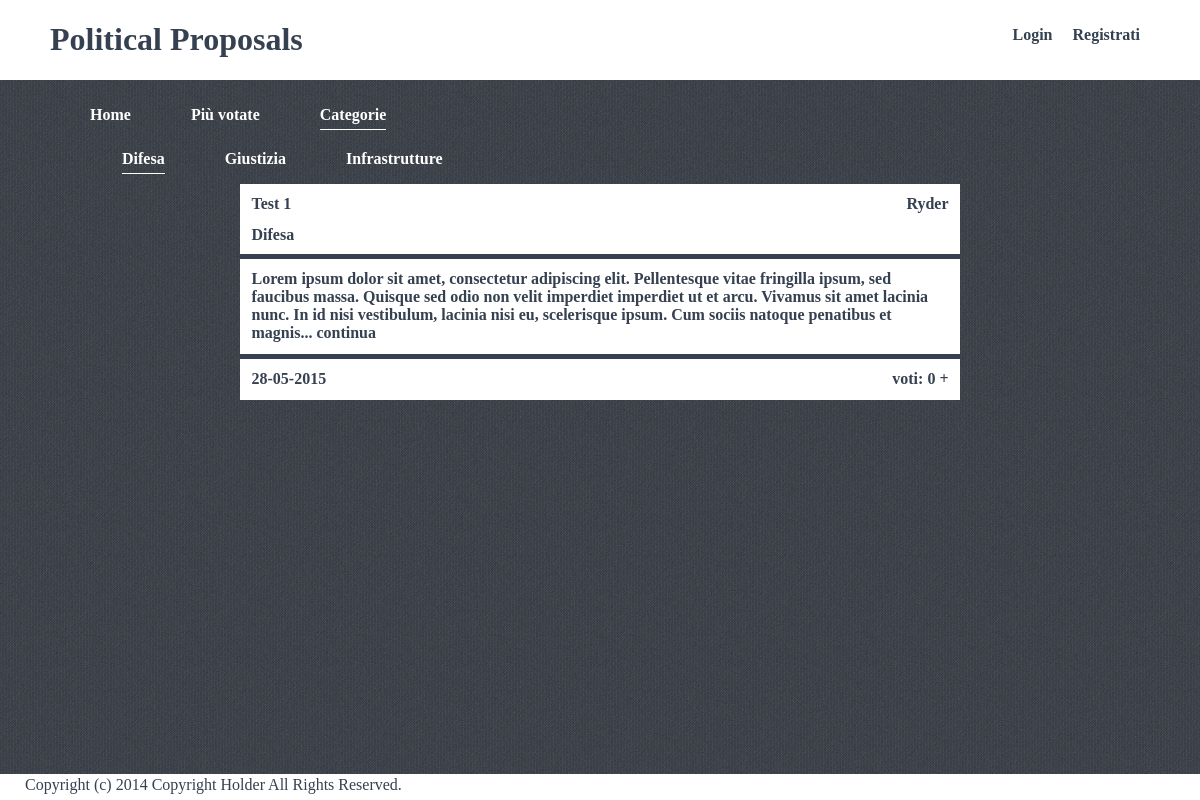
The page /categorie.php on the database its author committed.
### tables this page shows
CREATE TABLE IF NOT EXISTS `proposta` (
  `ID` int(11) NOT NULL,
  `Autore` varchar(15) NOT NULL DEFAULT '',
  `Titolo` varchar(255) NOT NULL,
  `Esposizione` text NOT NULL,
  `Categoria` varchar(15) NOT NULL,
  `AdminResponsabile` varchar(255) NOT NULL,
  `DataEffProposta` datetime NOT NULL,
  `Voti` int(11) NOT NULL DEFAULT '0'
);

### php/Stringhelper.php (called while the page is built, shortened)
<?php class StringHelper{
  function deleteText($text,$pos){
    $pos = strpos($text,' ', $pos);
    $string = substr_replace($text,'... continua',$pos);
    return $string;
  }
} ?>

### php/Connection.php (called while the page is built, shortened)
<?php
class Controller{
  public function controllVote($ID,$USER){
    $query_controll = "SELECT * FROM Propostavotata WHERE IDProposta='$ID' AND NomeUtente='$USER'";
    $response=mysql_query($query_controll);
    $rows = mysql_num_rows($response);
    if( $rows == 0) {
      return true;
    }
    return false;
  }
}
?>

### categorie.php (the view, shortened to what this page needs)
<!DOCTYPE html>
<html>
<head>
  <link href="css/stylesheet.css" rel="stylesheet" type="text/css">
  <link href="css/defaultstyle.css" rel="stylesheet" type="text/css">
  <?php
  include 'php/Connection.php';
  include 'php/Stringhelper.php';
  $string_helper = new StringHelper();
  $controller = new controller();
  ?>
</head>
<body>
  <div class="container">
    <div class="topbar">
      <div class="titleDiv">
        <h1> <a href="index.php"> Political Proposals </a> </h1>
      </div>
      <ul class="navigatorbar">
        <?php
        if(!$_SESSION["logged"]) {
          echo '<li><a href="registrati.php">Registrati</a></li>
          <li><a href="login.php">Login</a></li>';
        }
        ?>
      </ul>
    </div>
    <div class="proposal-container">
      <ul>
        <li class="list-navigation-elements"> <a class="n-element" href="index.php"> Home </a></li>
        <li class="list-navigation-elements"> <a class="n-element" href="tops.php"> Più votate </a></li>
        <li class="list-navigation-elements"> <a class="select-element" href="categorie.php">Categorie </a></li>
      </ul>
    <div class="categories-navigator">
      <ul>
        <?php
          $querycategorie = "SELECT DISTINCT Categoria FROM Proposta ORDER BY Categoria";
          $responsecategorie = mysql_query($querycategorie) or die(mysql_error());
          $crow = mysql_fetch_assoc($responsecategorie);
          $maincategory = $crow["Categoria"];
          echo '<li class="list-navigation-elements"><a class="select-element" href="Categoriascelta.php?categoria='.$maincategory.'">'.$maincategory.'</a></li>';
          while($crow = mysql_fetch_assoc($responsecategorie))
            echo '<li class="list-navigation-elements"><a class="n-element" href="Categoriascelta.php?categoria='.$crow["Categoria"].'">'.$crow["Categoria"].'</a></li>';
         ?>
      </ul>
    </div>
      <div class="list-home">
        <?php
          $queryasd = "SELECT * FROM Proposta WHERE Categoria = '$maincategory' ORDER BY DataEffProposta DESC";
          $response = mysql_query($queryasd);
          while($row = mysql_fetch_assoc($response)){
            echo '<div class="list-item">
                    <div class="title-item">
                      <div class="title-proposal">
                      <p class="proposal-label">  <a href="proposalpage.php?id='.$row["ID"].'"class="item-link">'.$row["Titolo"].'</a></p>
                      <p class="proposal-label">'.$row["Categoria"].'</p>
                      </div>
                      <div class="author-proposal"><p class="proposal-label">'.$row["Autore"].'</p>
                      </div>
                    </div>
                    <div class="proposal">
                      <p class="proposal-textarea" >'.$string_helper->deleteText($row["Esposizione"],300).' </p>
                    </div>
                    <div class="item-footer">
                      <div class="item-date">
                        <p class="proposal-label">'.date("d-m-Y",strtotime($row["DataEffProposta"])).'</p>
                      </div>
                      <div class="item-votes">';
                      if(!$controller->controllVote($row["ID"],$_SESSION["user"]))
                        echo '<p class="proposal-label">voti: '.$row["Voti"].'</p>';
                      else
                        echo '<p class="proposal-label">voti: '.$row["Voti"].' <a href="voteproposal.php?ID='.$row["ID"].'"> + </a> </p>';
                    echo '</div>
                    </div>
                  </div>';
                }
         ?>
      </div>
    </div>
    <div class="footer">
      <div class="footer-container">
      <div class="footer-paragraph"> Copyright (c) 2014 Copyright Holder All Rights Reserved. </div>
    </div>
  </div>
  </div>
</body>
</html>

### css/stylesheet.css (style rules this page uses)
html { hmargin: 0; padding: 0; height: 100%; }
div.container { position: relative; min-height: 100%; }
ul.navigatorbar { float:right; margin-right: 50px; position:static; }
div.categories-navigator { display: block; position: relative; clear: both; margin-left: 2em; }
div.titleDiv { float:left; position:static; margin-left: 50px; }
div.topbar { background-color: white; overflow: auto; }
div.proposal-container,div.comments-container,div.advise,div.personal-list { margin-left: auto; margin-right: auto; clear:both; padding-bottom: 100px; }
li { white-space:nowrap; float: right; list-style: none; margin:10px; }
li.list-navigation-elements { white-space: nowrap; float: left; list-style: none; margin-left: 50px; }
a.n-element:link, a.n-element:visited,a.select-element:link,a.select-element:visited { display: block; width: 100%; font-weight: bold; color: white; text-align: center; text-decoration: none; font-family:codeBold; }
a.select-element:link { padding-bottom: 5px; border-bottom: 1px; border-bottom-style: groove; border-color: white; }
div.footer { width: 100%; position: absolute; bottom: 0; left: 0; background-color: white; }
div.footer-container { width: 100%; display: inline-block; }
div.footer-paragraph { float:left; margin: 2px; margin-left: 25px; display: inline-block; color: #354050; font-family: codeBold; }
div.list,div.list-home { clear: both; display: block; margin-left: auto; margin-right: auto; }
div.list-home { width: 45em; height: auto; }
div.list-item, div.own-list-item,div.comment-list-item { position: relative; overflow: auto; background-color: white; width: auto; margin-bottom: 20px; }
div.title-item ,div.title-item-comment { height: 60px; position: relative; border:5px; padding-bottom: 10px; border-color: #354050; border-style: none none solid none; }
div.title-proposal , div.item-date, div.title-comment { float: left; }
div.author-proposal, div.item-votes,div.date-comment { margin-left: 100px; float: right; }
div.item-votes { display: inline-block; }
div.proposal,div.comment { position: relative; clear: both; border:5px; border-color: #354050; border-style: none none solid none; }
p.proposal-textarea { text-align: left; margin: 10px; display: inline-block; font-family: textAreaFont; }
p.proposal-label,p.comment-label,p.comment-label-admin { text-align: left; margin: 10px; display: block; margin-bottom: 10px; }
a.item-link:visited,a.item-link:link,p.item { display: block; width: 100%; font-weight: bold; text-align: left; text-decoration: none; font-family:codeBold; display: inline-block; }

### css/defaultstyle.css (style rules this page uses)
body { background-image: url("/images/denim.png"); overflow:auto; margin: 0; padding: 0; height: 100%; }
a:link, a:visited { width: 100%; font-weight: bold; color: #354050; text-align: center; text-decoration: none; font-family:codeBold; }
p { font-weight: bold; color: #354050; text-align:center; text-decoration: none; margin-right:10px; padding:1.5px; font-family: codeBold; }

### rows shown on the page
proposta: Titolo "Test 1", Categoria "Difesa", Autore "Ryder", Esposizione "Lorem ipsum dolor sit amet, consectetur adipiscing elit. Pellentesque vitae fringilla ipsum, sed faucibus massa. Quisque sed odio non velit imperdiet imperdiet ut et arcu. Vivamus sit amet lacinia nunc. In id nisi vestibulum, lacinia nisi eu, scelerisque ipsum. Cum sociis natoque penatibus et magnis... continua", DataEffProposta "28-05-2015", Voti "0"

### other values the page prints
$maincategory "Difesa"
$crow["Categoria"] "Giustizia"
$crow["Categoria"] "Infrastrutture"
